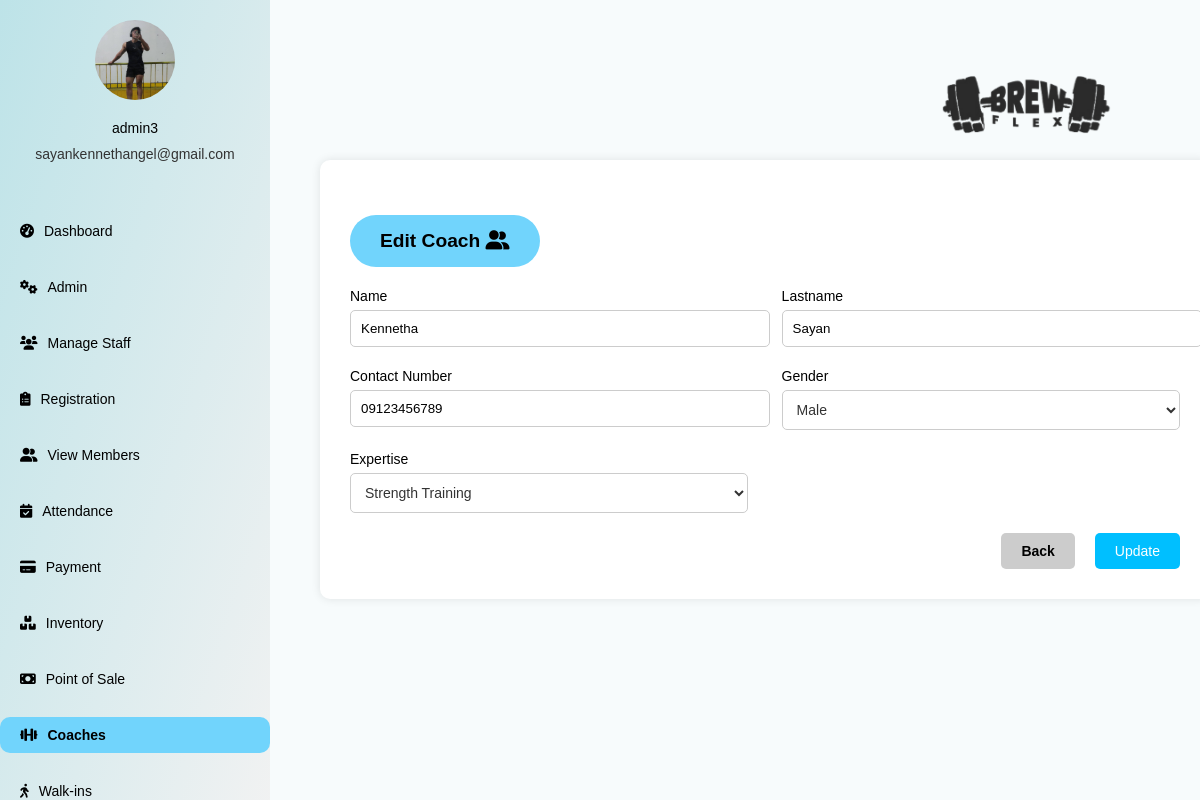
/screens/editcoaches.php?id=1 (signed in), run on the app's committed database.
### tables this page shows
CREATE TABLE `users` (
  `user_id` int(11) NOT NULL,
  `username` varchar(50) NOT NULL,
  `password` varchar(255) NOT NULL,
  `contact_no` varchar(15) DEFAULT NULL,
  `gender` enum('male','female','other') DEFAULT NULL,
  `email` varchar(100) DEFAULT NULL,
  `usertype` enum('admin','staff') NOT NULL,
  `created_at` timestamp NOT NULL DEFAULT current_timestamp(),
  `profile_picture` varchar(255) DEFAULT 'default-profile.png',
  `otp_code` int(11) DEFAULT NULL,
  `otp_expiration` datetime DEFAULT NULL
);

CREATE TABLE `coaches` (
  `coach_id` int(11) NOT NULL,
  `first_name` varchar(50) NOT NULL,
  `last_name` varchar(50) NOT NULL,
  `contact_number` varchar(11) NOT NULL,
  `expertise` varchar(50) NOT NULL,
  `gender` enum('Male','Female','Others') NOT NULL,
  `created_at` timestamp NOT NULL DEFAULT current_timestamp(),
  `updated_at` timestamp NOT NULL DEFAULT current_timestamp() ON UPDATE current_timestamp()
);

### screens/editcoaches.php (the view, shortened to what this page needs)
<?php
require_once 'db_connection.php';
$coach_id = $_GET['id'] ?? null;
if ($coach_id) {
    $query = "SELECT * FROM coaches WHERE coach_id = ?";
    $stmt = $conn->prepare($query);
    $stmt->bind_param("i", $coach_id);
    $stmt->execute();
    $result = $stmt->get_result();
    if ($result->num_rows === 1) {
        $coach_details = $result->fetch_assoc();
    } else {
        die("Coach not found.");
    }
}
$username = $_SESSION["username"];
$usertype = $_SESSION["usertype"];
$user_info = [];
$query = "SELECT username, email, profile_picture FROM users WHERE username = ? AND usertype = ?";
$stmt = $conn->prepare($query);
if ($stmt) {
    $stmt->bind_param("ss", $username, $usertype);
    $stmt->execute();
    $result = $stmt->get_result();
    if ($result->num_rows === 1) {
        $user_info = $result->fetch_assoc();
    }
}
?>
<!DOCTYPE html>
<html lang="en">
<head>
    <link rel="stylesheet" href="https://cdnjs.cloudflare.com/ajax/libs/font-awesome/6.0.0-beta3/css/all.min.css">
    <link rel="stylesheet" href="/brew+flex/css/addcoaches.css">
</head>
<body>
<div class="container">
    <aside class="sidebar">
        <div class="admin-info">
            <img src="<?php echo htmlspecialchars($user_info['profile_picture'] ?? 'default-profile.png'); ?>" alt="Admin Avatar">
            <h3><?php echo htmlspecialchars($user_info['username']); ?></h3>
            <p><?php echo htmlspecialchars($user_info['email']); ?></p>
        </div>
        <nav class="menu">
                <ul>
                    <li ><a href="dashboard.php"><i class="fas fa-tachometer-alt"></i> Dashboard</a></li>
                    <?php if ($usertype === 'admin'): ?>
                        <li><a href="adminpage.php"><i class="fas fa-cogs"></i> Admin</a></li>
                        <li><a href="managestaff.php"><i class="fas fa-users"></i> Manage Staff</a></li>
                    <?php endif; ?>
                    <li><a href="registration.php"><i class="fas fa-clipboard-list"></i> Registration</a></li>
                    <li><a href="memberspage.php"><i class="fas fa-user-friends"></i> View Members</a></li>
                    <li ><a href="attendance.php"><i class="fas fa-calendar-check"></i> Attendance</a></li>
                    <li ><a href="payment.php"><i class="fas fa-credit-card"></i> Payment</a></li>
                    <li ><a href="inventory.php"><i class="fas fa-boxes"></i> Inventory</a></li>
                    <li ><a href="pos.php"><i class="fas fa-money-bill"></i> Point of Sale</a></li>
                    <li class="active"><a href="coaches.php"><i class="fas fa-dumbbell"></i> Coaches</a></li>
                    <li><a href="walkins.php"><i class="fas fa-walking"></i> Walk-ins</a></li>
                </ul>
    </aside>
    <main class="main-content">
        <div class="header">
            <img src="/brew+flex/assets/brewlogo2.png" class="logo">
        </div>
        <div class="form-container">
            <h3>Edit Coach <i class="fas fa-user-friends"></i></h3>
            <form id="editCoachForm">
                <div class="form-group">
                    <div>
                        <label for="name">Name</label>
                        <input type="text" id="name" name="name" value="<?php echo htmlspecialchars($coach_details['first_name'] ?? ''); ?>" placeholder="Enter first name" required>
                    </div>
                    <div>
                        <label for="lastname">Lastname</label>
                        <input type="text" id="lastname" name="lastname" value="<?php echo htmlspecialchars($coach_details['last_name'] ?? ''); ?>" placeholder="Enter last name" required>
                    </div>
                </div>
                <div class="form-group">
                    <div>
                        <label for="contact">Contact Number</label>
                        <input type="tel" id="contact" name="contact" value="<?php echo htmlspecialchars($coach_details['contact_number'] ?? ''); ?>" placeholder="Enter contact number" pattern="[0-9]{11}" maxlength="11" required>
                    </div>
                    <div>
                        <label for="gender">Gender</label>
                        <select id="gender" name="gender" required>
                            <option value="male" <?php echo ($coach_details['gender'] ?? '') === 'male' ? 'selected' : ''; ?>>Male</option>
                        </select>
                    </div>
                </div>
                    <div class="form-group">
                    <div>
                        <label for="type">Expertise</label>
                        <select id="type" name="type" required>
                            <option value="Strength Training" <?php echo ($coach_details['expertise'] ?? '') === 'Strength Training' ? 'selected' : ''; ?>>Strength Training</option>
                        </select>
                    </div>
                </div>
                <div class="form-buttons">
                    <button type="button" class="cancel-btn" onclick="goToPreviousScreen()">Back</button>
                    <button type="submit" class="next-btn">Update</button>
                </div>
            </form>
        </div>
    </main>
</div>
</body>
</html>

### css/addcoaches.css (style rules this page uses)
body { margin: 0; font-family: Arial, sans-serif; background-color: #F7FBFC; }
.container { display: flex; height: 100vh; }
.sidebar { width: 270px; background: linear-gradient(to bottom right, #bde3e8, #f2f2f2); display: flex; flex-direction: column; justify-content: space-between; padding: 40px 0; }
.admin-info { display: flex; align-items: center; flex-direction: column; color: #000; }
.admin-info img { width: 80px; height: 80px; border-radius: 50%; margin-bottom: 15px; }
.admin-info h3 { margin-bottom: 5px; font-size: 20px; font-weight: normal; }
.admin-info p { margin: 5px 0; font-size: 12px; color: #333; }
nav.menu { flex-grow: 1; display: flex; flex-direction: column; padding: 0; margin-top: 30px; }
nav.menu ul { list-style: none; padding: 0; }
nav.menu ul li { margin-bottom: 20px; }
nav.menu ul li a { text-decoration: none; font-size: 14px; display: flex; align-items: center; color: #000; padding: 10px 20px; transition: background-color 0.2s ease; }
nav.menu ul li a i { margin-right: 15px; }
nav.menu ul li.active a { background-color: #71d4fc; border-radius: 10px; font-weight: bold; }
.sidebar { width: 270px; background: linear-gradient(to bottom right, #bde3e8, #f2f2f2); display: flex; flex-direction: column; justify-content: space-between; padding: 20px 0; position: fixed; top: 0; left: 0; height: 100vh; overflow-y: auto; transition: width 0.3s ease; }
.admin-info h3, .admin-info p { margin: 5px 0; font-size: 14px; text-align: center; }
nav.menu { flex-grow: 1; margin-top: 30px; }
nav.menu ul li a { text-decoration: none; font-size: 14px; display: flex; align-items: center; color: #000; padding: 10px 20px; transition: background-color 0.3s ease; }
nav.menu ul li a:hover, nav.menu ul li.active a { background-color: #71d4fc; border-radius: 10px; font-weight: bold; }
nav.menu ul li a i { margin-right: 10px; }
.main-content { margin-left: 270px; flex: 1; padding: 20px; background-color: #fff; overflow-x: auto; transition: margin-left 0.3s ease; }
.main-content { flex-grow: 1; background-color: #F7FBFC; padding: 50px; margin-top: 100px; }
.header { display: flex; justify-content: space-between; align-items: center; margin-bottom: 10px; }
.logo { width: 330px; height: auto; position: absolute; top: 3px; right: 10px; }
.form-container { background-color: #fff; padding: 30px; border-radius: 10px; box-shadow: 0 0 10px rgba(0, 0, 0, 0.1); width: 100%; max-width: 900px; margin: 0 auto; }
.form-container h3 { font-size: 24px; margin-bottom: 20px; display: inline-block; padding: 15px 30px; margin-top: 25px; background-color: #71d4fc; color: #000; border-radius: 30px; font-size: 1.2rem; text-decoration: none; font-weight: bold; }
.form-group { display: flex; justify-content: space-between; margin-bottom: 20px; }
.form-group div { width: 48%; }
.form-group label { font-size: 14px; color: #000; }
.form-group input { width: 100%; padding: 10px; margin-top: 5px; border: 1px solid #ccc; border-radius: 5px; }
.form-group select, .form-group .amount-display { width: 100%; padding: 10px; margin-top: 5px; border: 1px solid #ccc; border-radius: 5px; font-size: 14px; background-color: #fff; color: #333; outline: none; box-sizing: border-box; }
.form-buttons { display: flex; justify-content: flex-end; gap: 20px; margin-top: 20px; }
.form-buttons button { padding: 10px 20px; border: none; border-radius: 5px; cursor: pointer; font-size: 14px; color: #fff; }
.form-buttons .cancel-btn { background-color: #ccc; color: #000; }
.form-buttons .next-btn { background-color: #00bfff; }

### screens/editcoaches.php (style rules this page uses)
.cancel-btn { background-color: #ccc; color: #333; }

### data on the page
users: profile_picture (placeholder picture), username "admin3", email "sayankennethangel@gmail.com"
coaches: name "Kennetha", lastname "Sayan", contact "09123456789", type "Strength Training"
